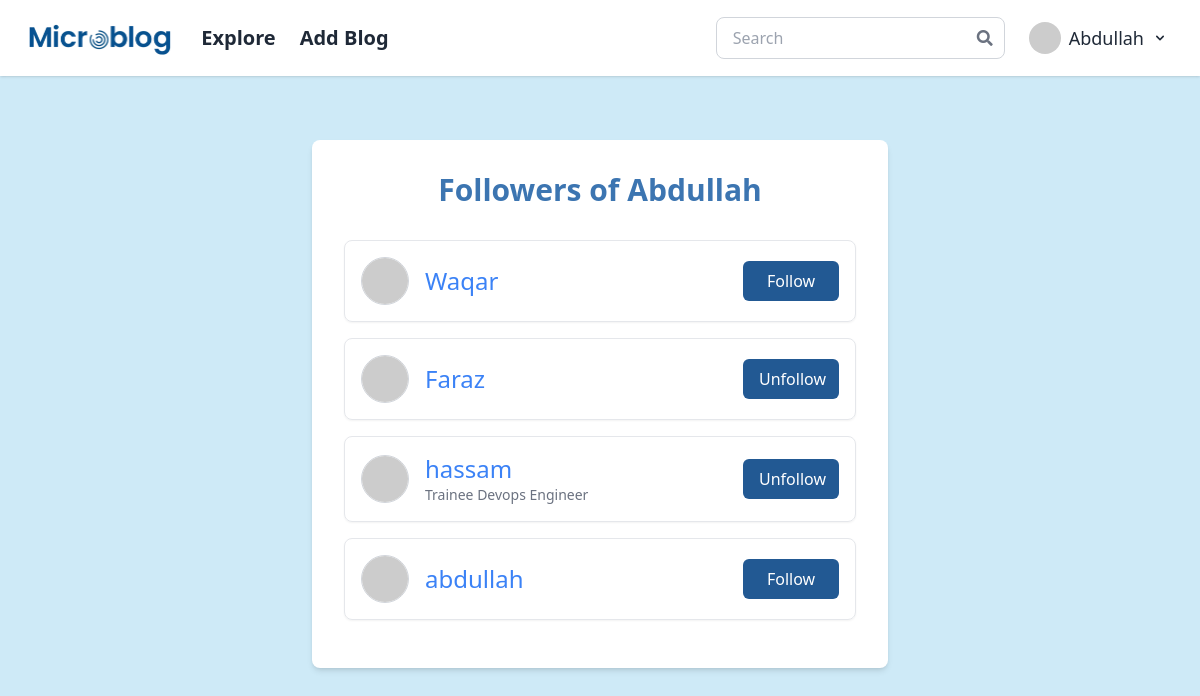
/followers_list/Abdullah (signed in), run on the app's committed database.
### app/models.py (models this page shows, shortened)
class User(UserMixin, db.Model):
    id: so.Mapped[int] = so.mapped_column(primary_key=True)
    username: so.Mapped[str] = so.mapped_column(sa.String(64), index=True, unique=True)
    email: so.Mapped[str] = so.mapped_column(sa.String(120), index=True, unique=True)
    password_hash: so.Mapped[Optional[str]] = so.mapped_column(sa.String(256))
    posts: so.WriteOnlyMapped['Post'] = so.relationship(back_populates='author', cascade='all, delete-orphan', passive_deletes=True)
    comments: so.WriteOnlyMapped['Comment'] = so.relationship(back_populates='author', cascade='all, delete-orphan', passive_deletes=True)
    about_me: so.Mapped[Optional[str]] = so.mapped_column(sa.String(140))
    last_seen: so.Mapped[Optional[datetime]] = so.mapped_column(default=lambda: datetime.now(timezone.utc))
    following: so.WriteOnlyMapped['User'] = so.relationship(secondary=followers, primaryjoin=(followers.c.follower_id == id),
                                                            secondaryjoin=(followers.c.followed_id == id), back_populates='followers', passive_deletes=True)
    followers: so.WriteOnlyMapped['User'] = so.relationship(secondary=followers, primaryjoin=(followers.c.followed_id == id),
                                                            secondaryjoin=(followers.c.follower_id == id), back_populates='following', passive_deletes=True)
    def avatar(self, size):
        digest = md5(self.email.lower().encode('utf-8')).hexdigest()
        return f'https://www.gravatar.com/avatar/{digest}?d=identicon&s={size}'
    def is_following(self, user):
        query = self.following.select().where(User.id == user.id)
        return db.session.scalar(query) is not None
    def get_followers_users(self):
        followers_users = (
            db.session.query(User)
            .join(followers, User.id == followers.c.follower_id)
            .filter(followers.c.followed_id == self.id)
            .all()
        )
        return followers_users

### app/main/routes.py (the view)
@bp.route('/followers_list/<username>')
@login_required
def followers_list(username):
    user = db.session.scalar(sa.select(User).where(User.username == username))
    list = user.get_followers_users()
    return render_template('followers.html', user=user, list=list)

### app/main/forms.py
class SearchForm(FlaskForm):
    searched = StringField('Searched', validators=[DataRequired()])
    submit = SubmitField('Submit')

### app/main/routes.py (called while the page is built)
@bp.before_request
def before_request():
    if current_user.is_authenticated:
        current_user.last_seen = datetime.now(timezone.utc)
        db.session.commit()

@bp.context_processor
def inject_search_form():
    return dict(form=SearchForm())

### app/models.py (called while the page is built)
@login.user_loader
def load_user(id):
    return db.session.get(User, int(id))

### app/templates/followers.html (shortened to what this page needs)
{% extends 'new_base.html' %}
{% block content %}
<div class="flex min-h-full flex-col justify-center px-2 py-4 sm:px-6 sm:py-12">
    <div class="bg-white shadow-md rounded-lg p-4 sm:p-8 w-full max-w-xl mx-auto">
        <h1 class="text-2xl sm:text-3xl font-bold mb-4 sm:mb-8 text-center text-[#3C75B1]">Followers of {{ user.username }}</h1>
        {% if list %}
        <ul>
            {% for follower in list %}
            <li class="flex flex-col sm:flex-row items-start sm:items-center justify-between p-3 sm:p-4 border border-gray-200 rounded-lg shadow-sm hover:bg-blue-100 mb-4">
                <a href="{{ url_for('main.user', username=follower.username) }}" class="flex items-center text-blue-500 hover:text-blue-700 mb-2 sm:mb-0">
                    <img src="{{ follower.avatar(100) }}" class="w-10 h-10 sm:w-12 sm:h-12 rounded-full border border-gray-300">
                    <div class="ml-3 sm:ml-4">
                        <span class="block text-lg sm:text-2xl">{{ follower.username }}</span>
                        {% if follower.about_me %}
                        <span class="block text-xs sm:text-sm text-gray-500">{{ follower.about_me[:30] }}</span>
                        {% endif %}
                    </div>
                </a>
                <div class="w-full sm:w-auto mt-2 sm:mt-0">
                    {% if current_user.is_following(follower) %}
                    <form action="{{ url_for('main.unfollow', username=follower.username) }}" method="post" class="w-full sm:w-auto">
                        <input type="submit" value="Unfollow" class="bg-[#225993] text-white px-4 py-2 rounded-md hover:bg-[#1B487A] w-full sm:w-24 text-sm sm:text-base">
                    </form>
                    {% else %}
                    <form action="{{ url_for('main.follow', username=follower.username) }}" method="post" class="w-full sm:w-auto">
                        <input type="submit" value="Follow" class="bg-[#225993] text-white px-4 py-2 rounded-md hover:bg-[#1B487A] w-full sm:w-24 text-sm sm:text-base">
                    </form>
                    {% endif %}
                </div>
            </li>
            {% endfor %}
            {% else %}
            <p class="text-center text-gray-500">No followers yet.</p>
            {% endif %}
        </ul>
    </div>
</div>
{% endblock %}

### app/templates/new_base.html (shortened to what this page needs)
<!DOCTYPE html>
<html lang="en">
<head>
    <script src="https://cdn.tailwindcss.com"></script>
    <link rel="stylesheet" href="https://cdnjs.cloudflare.com/ajax/libs/font-awesome/5.15.4/css/all.min.css">
    <link href="https://cdn.jsdelivr.net/npm/tailwindcss@2.2.19/dist/tailwind.min.css" rel="stylesheet">
</head>
<body class="bg-[#CEEAF7] text-gray-900">
    <nav class="bg-white shadow">
      <div class="container max-w-full w-full px-4 md:px-6 py-4 flex justify-between items-center">
          <div class="flex items-center space-x-6 mx-auto lg:mx-0">
              {% if not current_user.is_anonymous %}
              <a href="{{ url_for('main.index') }}" class="mt-1">
                <img class="w-15 h-10" src="{{ url_for('static', filename='images/Screenshot_2024-10-08_154426-removebg-preview_enhanced.png') }}" alt="Microblog">
              </a>
              {% else %}
              <a href="{{ url_for('main.explore') }}">
                <img class="w-15 h-10" src="{{ url_for('static', filename='images/Screenshot_2024-10-08_154426-removebg-preview_enhanced.png') }}" alt="Microblog">
              </a>
              {% endif %}
              {% if not current_user.is_anonymous %}
              <a class="text-xl font-semibold text-gray-800 hidden lg:inline-block" href="{{ url_for('main.explore') }}">Explore</a>
              <a class="text-xl font-semibold text-gray-800 hidden lg:inline-block" href="{{ url_for('main.add_blog') }}">Add Blog</a>
              {% endif %}
          </div>
          <div class="hidden lg:flex items-center space-x-4">
              <form class="relative flex items-center w-full md:w-auto" method="POST" action="{{ url_for('main.search') }}" onsubmit="return ValidateSearch()">
                  <input type="search" name="searched" autocomplete="off" id="searched" class="w-full border border-gray-300 rounded-lg pl-4 pr-10 py-2 focus:outline-none" placeholder="Search">
                  <button type="submit" class="absolute right-3 inset-y-0 flex items-center text-gray-500 hover:text-gray-700">
                      <i class="fas fa-search"></i>
                  </button>
              </form>
              {% if not current_user.is_anonymous %}
              <div class="relative px-2">
                  <button id="dropdownButton" class="text-lg flex items-center space-x-2 text-gray-800 hover:text-gray-600 focus:outline-none" onclick="toggleDropdown()">
                      <img class="w-8 h-8 rounded-full" src="{{ current_user.avatar(50) }}" alt="User avatar">
                      <span>{{ current_user.username }}</span>
                      <svg class="w-4 h-4" fill="currentColor" viewBox="0 0 20 20" xmlns="http://www.w3.org/2000/svg">
                          <path fill-rule="evenodd" d="M5.293 7.293a1 1 0 011.414 0L10 10.586l3.293-3.293a1 1 0 111.414 1.414l-4 4a1 1 0 01-1.414 0l-4-4a1 1 0 010-1.414z" clip-rule="evenodd"></path>
                      </svg>
                  </button>
              </div>
              {% else %}
              <ul class="flex space-x-4">
                  <li><a class="text-gray-800 hover:text-gray-600" href="{{ url_for('auth.login') }}">Login</a></li>
              </ul>
              {% endif %}
          </div>
      </div>
    </nav>
    <div class="p-4">
        <div class="container mx-auto">
            {% block content %}{% endblock %}
        </div>
    </div>
</body>
</html>

### data on the page
User: username "Abdullah"
User: username "Waqar"
User: username "Faraz"
User: username "hassam", about_me "Trainee Devops Engineer"
User: username "abdullah"
